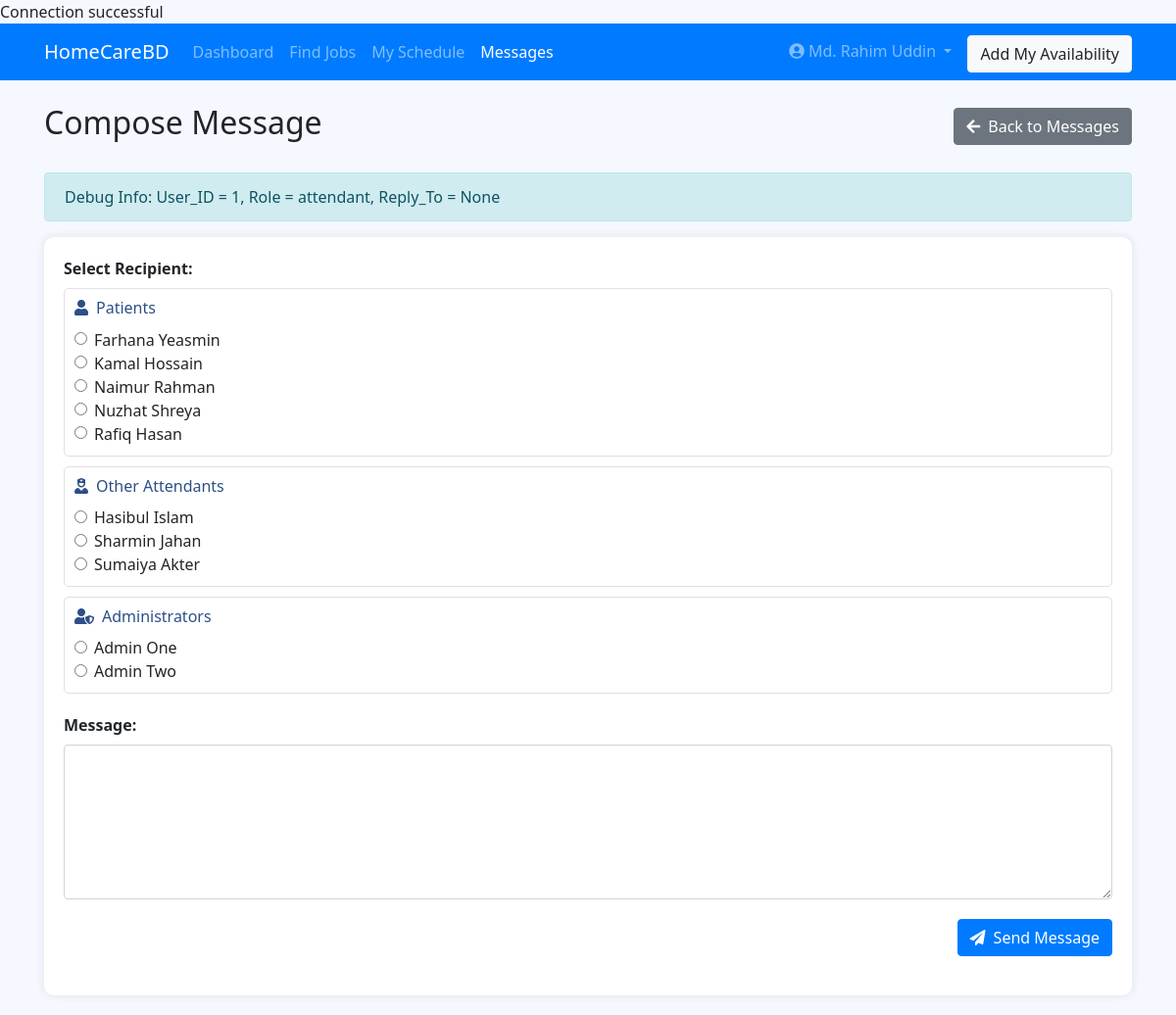
The page /attendant/compose_message.php (signed in) on the database its author committed.
### tables this page shows
CREATE TABLE `users` (
  `User_ID` int(11) NOT NULL,
  `Name` varchar(100) DEFAULT NULL,
  `Username` varchar(50) DEFAULT NULL,
  `Birth_date` date DEFAULT NULL,
  `Email` varchar(100) DEFAULT NULL,
  `Password` varchar(255) NOT NULL,
  `Phone` varchar(20) DEFAULT NULL,
  `Verification_status` enum('pending','verified','rejected') DEFAULT 'pending',
  `Role` enum('attendant','patient','admin') DEFAULT NULL
);

### attendant/compose_message.php (the view, shortened to what this page needs)
<?php
$user_id = $_SESSION['user_id'];
$name = $_SESSION['name'] ?? 'Attendant';
require_once '../dbconnect.php';
$users = null;
$default_receiver_id = filter_input(INPUT_GET, 'reply_to', FILTER_VALIDATE_INT) ?: null;
$stmt = $conn->prepare("SELECT User_ID, Name, Role FROM users WHERE User_ID != ? ORDER BY Role, Name");
if ($stmt) {
    $stmt->bind_param("i", $user_id);
    $stmt->execute();
    $users = $stmt->get_result();
} else {
    $error_message = "Database error: Could not fetch users. " . $conn->error;
}
$attendants = [];
$patients = [];
$admins = [];
if ($users && $users->num_rows > 0) {
    while ($user = $users->fetch_assoc()) {
        switch ($user['Role']) {
            case 'attendant':
                $attendants[] = $user;
                break;
            case 'patient':
                $patients[] = $user;
                break;
            case 'admin':
                $admins[] = $user;
                break;
        }
    }
}
?>
<!DOCTYPE html>
<html lang="en">
<head>
    <link rel="stylesheet" href="https://stackpath.bootstrapcdn.com/bootstrap/4.5.2/css/bootstrap.min.css">
    <link rel="stylesheet" href="https://cdnjs.cloudflare.com/ajax/libs/font-awesome/5.15.3/css/all.min.css">
</head>
<body>
    <nav class="navbar navbar-expand-lg navbar-dark bg-primary">
        <div class="container">
            <a class="navbar-brand" href="../index.php">HomeCareBD</a>
            <div class="collapse navbar-collapse" id="navbarNav">
                <ul class="navbar-nav mr-auto">
                    <li class="nav-item">
                        <a class="nav-link" href="dashboard.php">Dashboard</a>
                    </li>
                    <li class="nav-item">
                        <a class="nav-link" href="job_details.php">Find Jobs</a>
                    </li>
                    <li class="nav-item">
                        <a class="nav-link" href="schedule.php">My Schedule</a>
                    </li>
                    <li class="nav-item active">
                        <a class="nav-link" href="messages.php">Messages</a>
                    </li>
                </ul>
                <ul class="navbar-nav">
                    <li class="nav-item dropdown">
                        <a class="nav-link dropdown-toggle" href="#" id="navbarDropdown" role="button" data-toggle="dropdown">
                            <i class="fas fa-user-circle"></i> <?php echo htmlspecialchars($name); ?>
                        </a>
                    </li>
                    <li class="nav-item">
                        <a href="add_attendant_schedule_form.php" class="btn btn-light ml-2 mt-1">Add My Availability</a>
                    </li>
                </ul>
            </div>
        </div>
    </nav>
    <div class="container mt-4">
        <div class="d-flex justify-content-between align-items-center mb-4">
            <h2>Compose Message</h2>
            <a href="messages.php" class="btn btn-secondary"><i class="fas fa-arrow-left mr-2"></i>Back to Messages</a>
        </div>
        <div class="alert alert-info">
            Debug Info: User_ID = <?php echo htmlspecialchars($user_id); ?>, Role = <?php echo htmlspecialchars($_SESSION['role']); ?>,
            Reply_To = <?php echo $default_receiver_id ?: 'None'; ?>
        </div>
        <div class="dashboard-card">
            <form method="post" action="">
                <div class="form-group">
                    <label for="receiver_id" class="font-weight-bold">Select Recipient:</label>
                    <?php if (!$users || $users->num_rows === 0): ?>
                        <div class="alert alert-warning">No recipients available.</div>
                    <?php else: ?>
                        <?php if (!empty($patients)): ?>
                            <div class="recipient-group">
                                <h5><i class="fas fa-user mr-2"></i>Patients</h5>
                                <?php foreach ($patients as $patient): ?>
                                    <div class="form-check">
                                        <input class="form-check-input" type="radio" name="receiver_id" id="patient_<?php echo $patient['User_ID']; ?>" value="<?php echo $patient['User_ID']; ?>" <?php echo ($default_receiver_id == $patient['User_ID'] || (isset($_POST['receiver_id']) && $_POST['receiver_id'] == $patient['User_ID'])) ? 'checked' : ''; ?> required>
                                        <label class="form-check-label" for="patient_<?php echo $patient['User_ID']; ?>">
                                            <?php echo htmlspecialchars($patient['Name']); ?>
                                        </label>
                                    </div>
                                <?php endforeach; ?>
                            </div>
                        <?php endif; ?>
                        <?php if (!empty($attendants)): ?>
                            <div class="recipient-group">
                                <h5><i class="fas fa-user-nurse mr-2"></i>Other Attendants</h5>
                                <?php foreach ($attendants as $attendant): ?>
                                    <div class="form-check">
                                        <input class="form-check-input" type="radio" name="receiver_id" id="attendant_<?php echo $attendant['User_ID']; ?>" value="<?php echo $attendant['User_ID']; ?>" <?php echo ($default_receiver_id == $attendant['User_ID'] || (isset($_POST['receiver_id']) && $_POST['receiver_id'] == $attendant['User_ID'])) ? 'checked' : ''; ?> required>
                                        <label class="form-check-label" for="attendant_<?php echo $attendant['User_ID']; ?>">
                                            <?php echo htmlspecialchars($attendant['Name']); ?>
                                        </label>
                                    </div>
                                <?php endforeach; ?>
                            </div>
                        <?php endif; ?>
                        <?php if (!empty($admins)): ?>
                            <div class="recipient-group">
                                <h5><i class="fas fa-user-shield mr-2"></i>Administrators</h5>
                                <?php foreach ($admins as $admin): ?>
                                    <div class="form-check">
                                        <input class="form-check-input" type="radio" name="receiver_id" id="admin_<?php echo $admin['User_ID']; ?>" value="<?php echo $admin['User_ID']; ?>" <?php echo ($default_receiver_id == $admin['User_ID'] || (isset($_POST['receiver_id']) && $_POST['receiver_id'] == $admin['User_ID'])) ? 'checked' : ''; ?> required>
                                        <label class="form-check-label" for="admin_<?php echo $admin['User_ID']; ?>">
                                            <?php echo htmlspecialchars($admin['Name']); ?>
                                        </label>
                                    </div>
                                <?php endforeach; ?>
                            </div>
                        <?php endif; ?>
                    <?php endif; ?>
                </div>
                <div class="form-group">
                    <label for="message" class="font-weight-bold">Message:</label>
                    <textarea class="form-control" id="message" name="message" rows="6" required><?php echo isset($_POST['message']) ? htmlspecialchars($_POST['message']) : ''; ?></textarea>
                </div>
                <div class="form-group text-right">
                    <button type="submit" name="send_message" class="btn btn-primary"><i class="fas fa-paper-plane mr-2"></i>Send Message</button>
                </div>
            </form>
        </div>
    </div>
</body>
</html>

### attendant/compose_message.php (style rules this page uses)
body { font-family: 'Segoe UI', Tahoma, Geneva, Verdana, sans-serif; background-color: #f5f9ff; }
.dashboard-card { background-color: white; border-radius: 10px; box-shadow: 0 0 10px rgba(0, 0, 0, 0.1); padding: 20px; margin-bottom: 20px; }
.form-group { margin-bottom: 20px; }
.recipient-group { border: 1px solid #e0e0e0; border-radius: 5px; padding: 10px; margin-bottom: 10px; }
.recipient-group h5 { color: #2c4f87; margin-bottom: 10px; font-size: 1rem; }

### rows shown on the page
users: User_ID "☐ Farhana Yeasmin", Name "Farhana Yeasmin"
users: User_ID "☐ Kamal Hossain", Name "Kamal Hossain"
users: User_ID "☐ Naimur Rahman", Name "Naimur Rahman"
users: User_ID "☐ Nuzhat Shreya", Name "Nuzhat Shreya"
users: User_ID "☐ Rafiq Hasan", Name "Rafiq Hasan"
users: User_ID "☐ Hasibul Islam", Name "Hasibul Islam"
users: User_ID "☐ Sharmin Jahan", Name "Sharmin Jahan"
users: User_ID "☐ Sumaiya Akter", Name "Sumaiya Akter"
users: User_ID "☐ Admin One", Name "Admin One"
users: User_ID "☐ Admin Two", Name "Admin Two"

### other values the page prints
$name "Md. Rahim Uddin"
$user_id "1"
$_SESSION['role'] "attendant"
$default_receiver_id ?: 'None' "None"
